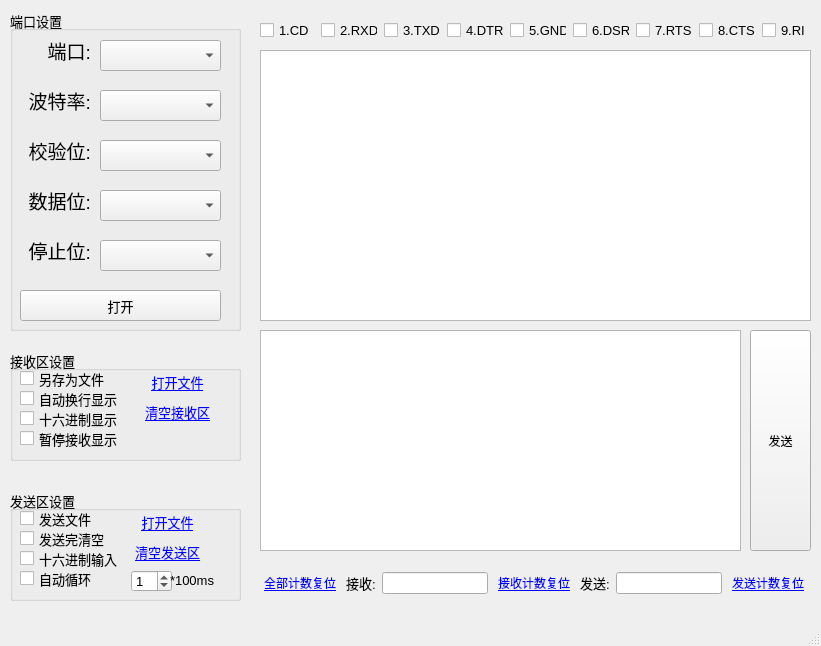
<?xml version="1.0" encoding="UTF-8"?>
<ui version="4.0">
 <class>SerialPortWindow</class>
 <widget class="QMainWindow" name="SerialPortWindow">
  <property name="geometry">
   <rect>
    <x>0</x>
    <y>0</y>
    <width>821</width>
    <height>646</height>
   </rect>
  </property>
  <property name="sizePolicy">
   <sizepolicy hsizetype="Fixed" vsizetype="Fixed">
    <horstretch>0</horstretch>
    <verstretch>0</verstretch>
   </sizepolicy>
  </property>
  <property name="windowTitle">
   <string>串口调试助手</string>
  </property>
  <widget class="QWidget" name="centralwidget">
   <widget class="QGroupBox" name="groupBox">
    <property name="geometry">
     <rect>
      <x>10</x>
      <y>10</y>
      <width>231</width>
      <height>321</height>
     </rect>
    </property>
    <property name="font">
     <font>
      <pointsize>10</pointsize>
     </font>
    </property>
    <property name="title">
     <string>端口设置</string>
    </property>
    <widget class="QComboBox" name="comboBoxPort">
     <property name="geometry">
      <rect>
       <x>90</x>
       <y>30</y>
       <width>121</width>
       <height>31</height>
      </rect>
     </property>
    </widget>
    <widget class="QLabel" name="label_2">
     <property name="geometry">
      <rect>
       <x>10</x>
       <y>30</y>
       <width>71</width>
       <height>21</height>
      </rect>
     </property>
     <property name="font">
      <font>
       <pointsize>14</pointsize>
      </font>
     </property>
     <property name="text">
      <string>端口:</string>
     </property>
     <property name="alignment">
      <set>Qt::AlignRight|Qt::AlignTrailing|Qt::AlignVCenter</set>
     </property>
    </widget>
    <widget class="QLabel" name="label">
     <property name="geometry">
      <rect>
       <x>10</x>
       <y>80</y>
       <width>71</width>
       <height>21</height>
      </rect>
     </property>
     <property name="font">
      <font>
       <pointsize>14</pointsize>
      </font>
     </property>
     <property name="text">
      <string>波特率:</string>
     </property>
     <property name="alignment">
      <set>Qt::AlignRight|Qt::AlignTrailing|Qt::AlignVCenter</set>
     </property>
    </widget>
    <widget class="QComboBox" name="comboBoxBaud">
     <property name="geometry">
      <rect>
       <x>90</x>
       <y>80</y>
       <width>121</width>
       <height>31</height>
      </rect>
     </property>
    </widget>
    <widget class="QLabel" name="label_3">
     <property name="geometry">
      <rect>
       <x>10</x>
       <y>130</y>
       <width>71</width>
       <height>21</height>
      </rect>
     </property>
     <property name="font">
      <font>
       <pointsize>14</pointsize>
      </font>
     </property>
     <property name="text">
      <string>校验位:</string>
     </property>
     <property name="alignment">
      <set>Qt::AlignRight|Qt::AlignTrailing|Qt::AlignVCenter</set>
     </property>
    </widget>
    <widget class="QComboBox" name="comboBoxCheckSum">
     <property name="geometry">
      <rect>
       <x>90</x>
       <y>130</y>
       <width>121</width>
       <height>31</height>
      </rect>
     </property>
    </widget>
    <widget class="QLabel" name="label_4">
     <property name="geometry">
      <rect>
       <x>10</x>
       <y>180</y>
       <width>71</width>
       <height>21</height>
      </rect>
     </property>
     <property name="font">
      <font>
       <pointsize>14</pointsize>
      </font>
     </property>
     <property name="text">
      <string>数据位:</string>
     </property>
     <property name="alignment">
      <set>Qt::AlignRight|Qt::AlignTrailing|Qt::AlignVCenter</set>
     </property>
    </widget>
    <widget class="QComboBox" name="comboBoxBits">
     <property name="geometry">
      <rect>
       <x>90</x>
       <y>180</y>
       <width>121</width>
       <height>31</height>
      </rect>
     </property>
    </widget>
    <widget class="QLabel" name="label_5">
     <property name="geometry">
      <rect>
       <x>10</x>
       <y>230</y>
       <width>71</width>
       <height>21</height>
      </rect>
     </property>
     <property name="font">
      <font>
       <pointsize>14</pointsize>
      </font>
     </property>
     <property name="text">
      <string>停止位:</string>
     </property>
     <property name="alignment">
      <set>Qt::AlignRight|Qt::AlignTrailing|Qt::AlignVCenter</set>
     </property>
    </widget>
    <widget class="QComboBox" name="comboBoxStopBits">
     <property name="geometry">
      <rect>
       <x>90</x>
       <y>230</y>
       <width>121</width>
       <height>31</height>
      </rect>
     </property>
    </widget>
    <widget class="QPushButton" name="pushButtonOpenSerial">
     <property name="geometry">
      <rect>
       <x>10</x>
       <y>280</y>
       <width>201</width>
       <height>31</height>
      </rect>
     </property>
     <property name="text">
      <string>打开</string>
     </property>
    </widget>
   </widget>
   <widget class="QTextEdit" name="textEditReceived">
    <property name="geometry">
     <rect>
      <x>260</x>
      <y>50</y>
      <width>551</width>
      <height>271</height>
     </rect>
    </property>
    <property name="sizePolicy">
     <sizepolicy hsizetype="Fixed" vsizetype="Fixed">
      <horstretch>0</horstretch>
      <verstretch>0</verstretch>
     </sizepolicy>
    </property>
    <property name="font">
     <font>
      <pointsize>14</pointsize>
     </font>
    </property>
    <property name="readOnly">
     <bool>true</bool>
    </property>
   </widget>
   <widget class="QGroupBox" name="groupBox_2">
    <property name="geometry">
     <rect>
      <x>10</x>
      <y>350</y>
      <width>231</width>
      <height>111</height>
     </rect>
    </property>
    <property name="font">
     <font>
      <pointsize>10</pointsize>
     </font>
    </property>
    <property name="title">
     <string>接收区设置</string>
    </property>
    <widget class="QCheckBox" name="checkBoxSaveAsFile">
     <property name="geometry">
      <rect>
       <x>10</x>
       <y>20</y>
       <width>91</width>
       <height>17</height>
      </rect>
     </property>
     <property name="text">
      <string>另存为文件</string>
     </property>
    </widget>
    <widget class="QCheckBox" name="checkBoxNewLine">
     <property name="geometry">
      <rect>
       <x>10</x>
       <y>40</y>
       <width>101</width>
       <height>17</height>
      </rect>
     </property>
     <property name="text">
      <string>自动换行显示</string>
     </property>
    </widget>
    <widget class="QCheckBox" name="checkBoxDisplayHex">
     <property name="geometry">
      <rect>
       <x>10</x>
       <y>60</y>
       <width>101</width>
       <height>17</height>
      </rect>
     </property>
     <property name="text">
      <string>十六进制显示</string>
     </property>
    </widget>
    <widget class="QCheckBox" name="checkBoxStopReceive">
     <property name="geometry">
      <rect>
       <x>10</x>
       <y>80</y>
       <width>101</width>
       <height>17</height>
      </rect>
     </property>
     <property name="text">
      <string>暂停接收显示</string>
     </property>
    </widget>
    <widget class="QPushButton" name="pushButtonOpenRecvFile">
     <property name="geometry">
      <rect>
       <x>130</x>
       <y>20</y>
       <width>75</width>
       <height>23</height>
      </rect>
     </property>
     <property name="font">
      <font>
       <family>MS Shell Dlg 2</family>
       <pointsize>10</pointsize>
       <weight>50</weight>
       <italic>false</italic>
       <bold>false</bold>
       <underline>true</underline>
      </font>
     </property>
     <property name="styleSheet">
      <string notr="true">font: 10pt &quot;MS Shell Dlg 2&quot;;
text-decoration: underline;
color:blue;</string>
     </property>
     <property name="text">
      <string>打开文件</string>
     </property>
     <property name="flat">
      <bool>true</bool>
     </property>
    </widget>
    <widget class="QPushButton" name="pushButtonClearRecvArea">
     <property name="geometry">
      <rect>
       <x>130</x>
       <y>50</y>
       <width>75</width>
       <height>23</height>
      </rect>
     </property>
     <property name="styleSheet">
      <string notr="true">font: 10pt &quot;MS Shell Dlg 2&quot;;
text-decoration: underline;
color:blue;</string>
     </property>
     <property name="text">
      <string>清空接收区</string>
     </property>
     <property name="flat">
      <bool>true</bool>
     </property>
    </widget>
   </widget>
   <widget class="QGroupBox" name="groupBox_3">
    <property name="geometry">
     <rect>
      <x>10</x>
      <y>490</y>
      <width>231</width>
      <height>111</height>
     </rect>
    </property>
    <property name="font">
     <font>
      <pointsize>10</pointsize>
     </font>
    </property>
    <property name="title">
     <string>发送区设置</string>
    </property>
    <widget class="QCheckBox" name="checkBoxSendFile">
     <property name="geometry">
      <rect>
       <x>10</x>
       <y>20</y>
       <width>91</width>
       <height>17</height>
      </rect>
     </property>
     <property name="text">
      <string>发送文件</string>
     </property>
    </widget>
    <widget class="QCheckBox" name="checkBoxEmptyAfterSent">
     <property name="geometry">
      <rect>
       <x>10</x>
       <y>40</y>
       <width>91</width>
       <height>17</height>
      </rect>
     </property>
     <property name="text">
      <string>发送完清空</string>
     </property>
    </widget>
    <widget class="QCheckBox" name="checkBoxSendHex">
     <property name="geometry">
      <rect>
       <x>10</x>
       <y>60</y>
       <width>101</width>
       <height>17</height>
      </rect>
     </property>
     <property name="text">
      <string>十六进制输入</string>
     </property>
    </widget>
    <widget class="QCheckBox" name="checkBoxSendLooping">
     <property name="geometry">
      <rect>
       <x>10</x>
       <y>80</y>
       <width>101</width>
       <height>17</height>
      </rect>
     </property>
     <property name="text">
      <string>自动循环</string>
     </property>
    </widget>
    <widget class="QSpinBox" name="spinBox">
     <property name="geometry">
      <rect>
       <x>121</x>
       <y>80</y>
       <width>41</width>
       <height>22</height>
      </rect>
     </property>
     <property name="maximum">
      <number>1000</number>
     </property>
     <property name="value">
      <number>1</number>
     </property>
    </widget>
    <widget class="QLabel" name="label_6">
     <property name="geometry">
      <rect>
       <x>160</x>
       <y>80</y>
       <width>46</width>
       <height>21</height>
      </rect>
     </property>
     <property name="text">
      <string>*100ms</string>
     </property>
    </widget>
    <widget class="QPushButton" name="pushButtonOpenSendFile">
     <property name="geometry">
      <rect>
       <x>120</x>
       <y>20</y>
       <width>75</width>
       <height>23</height>
      </rect>
     </property>
     <property name="styleSheet">
      <string notr="true">font: 10pt &quot;MS Shell Dlg 2&quot;;
text-decoration: underline;
color:blue;</string>
     </property>
     <property name="text">
      <string>打开文件</string>
     </property>
     <property name="flat">
      <bool>true</bool>
     </property>
    </widget>
    <widget class="QPushButton" name="pushButtonClearSendArea">
     <property name="geometry">
      <rect>
       <x>120</x>
       <y>50</y>
       <width>75</width>
       <height>23</height>
      </rect>
     </property>
     <property name="styleSheet">
      <string notr="true">font: 10pt &quot;MS Shell Dlg 2&quot;;
text-decoration: underline;
color:blue;</string>
     </property>
     <property name="text">
      <string>清空发送区</string>
     </property>
     <property name="flat">
      <bool>true</bool>
     </property>
    </widget>
   </widget>
   <widget class="QTextEdit" name="textEditSent">
    <property name="geometry">
     <rect>
      <x>260</x>
      <y>330</y>
      <width>481</width>
      <height>221</height>
     </rect>
    </property>
    <property name="font">
     <font>
      <pointsize>14</pointsize>
     </font>
    </property>
   </widget>
   <widget class="QPushButton" name="pushButtonSendData">
    <property name="geometry">
     <rect>
      <x>750</x>
      <y>330</y>
      <width>61</width>
      <height>221</height>
     </rect>
    </property>
    <property name="text">
     <string>发送</string>
    </property>
   </widget>
   <widget class="QWidget" name="layoutWidget">
    <property name="geometry">
     <rect>
      <x>260</x>
      <y>20</y>
      <width>551</width>
      <height>22</height>
     </rect>
    </property>
    <layout class="QHBoxLayout" name="horizontalLayout">
     <item>
      <widget class="QCheckBox" name="checkBoxCD">
       <property name="font">
        <font>
         <pointsize>10</pointsize>
        </font>
       </property>
       <property name="text">
        <string>1.CD</string>
       </property>
      </widget>
     </item>
     <item>
      <widget class="QCheckBox" name="checkBoxRXD">
       <property name="font">
        <font>
         <pointsize>10</pointsize>
        </font>
       </property>
       <property name="text">
        <string>2.RXD</string>
       </property>
      </widget>
     </item>
     <item>
      <widget class="QCheckBox" name="checkBoxTXD">
       <property name="font">
        <font>
         <pointsize>10</pointsize>
        </font>
       </property>
       <property name="text">
        <string>3.TXD</string>
       </property>
      </widget>
     </item>
     <item>
      <widget class="QCheckBox" name="checkBoxDTR">
       <property name="font">
        <font>
         <pointsize>10</pointsize>
        </font>
       </property>
       <property name="text">
        <string>4.DTR</string>
       </property>
      </widget>
     </item>
     <item>
      <widget class="QCheckBox" name="checkBoxGND">
       <property name="font">
        <font>
         <pointsize>10</pointsize>
        </font>
       </property>
       <property name="text">
        <string>5.GND</string>
       </property>
      </widget>
     </item>
     <item>
      <widget class="QCheckBox" name="checkBoxDSR">
       <property name="font">
        <font>
         <pointsize>10</pointsize>
        </font>
       </property>
       <property name="text">
        <string>6.DSR</string>
       </property>
      </widget>
     </item>
     <item>
      <widget class="QCheckBox" name="checkBoxRTS">
       <property name="font">
        <font>
         <pointsize>10</pointsize>
        </font>
       </property>
       <property name="text">
        <string>7.RTS</string>
       </property>
      </widget>
     </item>
     <item>
      <widget class="QCheckBox" name="checkBoxCTS">
       <property name="font">
        <font>
         <pointsize>10</pointsize>
        </font>
       </property>
       <property name="text">
        <string>8.CTS</string>
       </property>
      </widget>
     </item>
     <item>
      <widget class="QCheckBox" name="checkBoxRI">
       <property name="font">
        <font>
         <pointsize>10</pointsize>
        </font>
       </property>
       <property name="text">
        <string>9.RI</string>
       </property>
      </widget>
     </item>
    </layout>
   </widget>
   <widget class="QWidget" name="layoutWidget">
    <property name="geometry">
     <rect>
      <x>260</x>
      <y>570</y>
      <width>548</width>
      <height>26</height>
     </rect>
    </property>
    <layout class="QHBoxLayout" name="horizontalLayout_2">
     <item>
      <widget class="QPushButton" name="pushButtonClearAllCounts">
       <property name="styleSheet">
        <string notr="true">font: 10pt &quot;MS Shell Dlg 2&quot;;
text-decoration: underline;
color:blue;</string>
       </property>
       <property name="text">
        <string>全部计数复位</string>
       </property>
       <property name="flat">
        <bool>true</bool>
       </property>
      </widget>
     </item>
     <item>
      <widget class="QLabel" name="label_7">
       <property name="font">
        <font>
         <pointsize>10</pointsize>
        </font>
       </property>
       <property name="text">
        <string>接收:</string>
       </property>
      </widget>
     </item>
     <item>
      <widget class="QLineEdit" name="lineEditReceivedCounts">
       <property name="readOnly">
        <bool>true</bool>
       </property>
      </widget>
     </item>
     <item>
      <widget class="QPushButton" name="pushButtonClearRecvCounts">
       <property name="styleSheet">
        <string notr="true">font: 10pt &quot;MS Shell Dlg 2&quot;;
text-decoration: underline;
color:blue;</string>
       </property>
       <property name="text">
        <string>接收计数复位</string>
       </property>
       <property name="flat">
        <bool>true</bool>
       </property>
      </widget>
     </item>
     <item>
      <widget class="QLabel" name="label_8">
       <property name="font">
        <font>
         <pointsize>10</pointsize>
        </font>
       </property>
       <property name="text">
        <string>发送:</string>
       </property>
      </widget>
     </item>
     <item>
      <widget class="QLineEdit" name="lineEditSentCounts">
       <property name="readOnly">
        <bool>true</bool>
       </property>
      </widget>
     </item>
     <item>
      <widget class="QPushButton" name="pushButtonClearSentCounts">
       <property name="styleSheet">
        <string notr="true">font: 10pt &quot;MS Shell Dlg 2&quot;;
text-decoration: underline;
color:blue;</string>
       </property>
       <property name="text">
        <string>发送计数复位</string>
       </property>
       <property name="flat">
        <bool>true</bool>
       </property>
      </widget>
     </item>
    </layout>
   </widget>
  </widget>
  <widget class="QMenuBar" name="menubar">
   <property name="geometry">
    <rect>
     <x>0</x>
     <y>0</y>
     <width>821</width>
     <height>21</height>
    </rect>
   </property>
  </widget>
  <widget class="QStatusBar" name="statusbar"/>
 </widget>
 <resources/>
 <connections/>
</ui>
